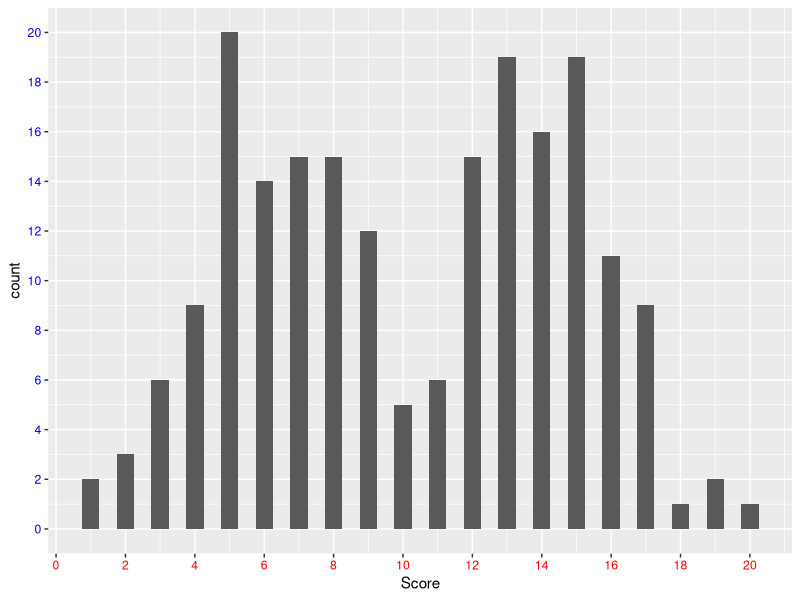

The R script that drew this image:
# Importazione dataset in excell --------

setwd("C:/Users/franc/OneDrive - Università degli Studi di Padova/Università-PC-senzaMilza/Magistrale/Statistica multivariata")

library(readxl)
DOCwashing <- read_excel("Dataframe/DOCwashing.xlsx")

# Esercizio 1 - punto 1 --------

str(DOCwashing)

DOCwashing$ID <- as.factor(DOCwashing$ID)
DOCwashing$Gruppo <- as.factor(DOCwashing$Gruppo)
DOCwashing$Genere <- as.factor(DOCwashing$Genere)
DOCwashing$Tempo <- as.factor(DOCwashing$Tempo)

table(DOCwashing$Gruppo)/2 # /2 perchè ci sono due righe per ogni soggetto, per cui i soggetti effettivi sono la metà dato il sampling in due tempi diversi
table(DOCwashing$Genere)/2
table(DOCwashing$Tempo)

table(DOCwashing[DOCwashing$Tempo == 1 & DOCwashing$Gruppo == 1,]$Score)
table(DOCwashing[DOCwashing$Tempo == 1 & DOCwashing$Gruppo == 0,]$Score)


# Esercizio 1 - punto 2 -----

table(DOCwashing[DOCwashing$Tempo == 1, c(2,3)]) 
table(DOCwashing[, c(4,5)]) # versione meno complicata ->  table(DOCwashing$Tempo, DOCwashing$Score])
table(DOCwashing[DOCwashing$Gruppo == 1, c(4,5)])


#Esercizio 2 - punto 1 -------

library(ggplot2)
hist_s <- ggplot(DOCwashing, aes(x=Score)) + geom_histogram() #la distribuzione si mostra divisa in due pseudo normali appaiate, per cui bimodale

hist_s <- ggplot(DOCwashing, aes(x=Score)) + geom_histogram(binwidth=0.5)

hist_s <- hist_s + 
          theme(axis.text.x = element_text(color="red"),  # Cambia colore etichette asse x
                axis.text.y = element_text(color="blue"))
hist_s <- hist_s +
          scale_x_continuous(breaks = seq(0, 20, by = 2)) + #cambio i ticks e la frequenza degli assi
          scale_y_continuous(breaks = seq(0, 20, by = 2)) 
hist_s

